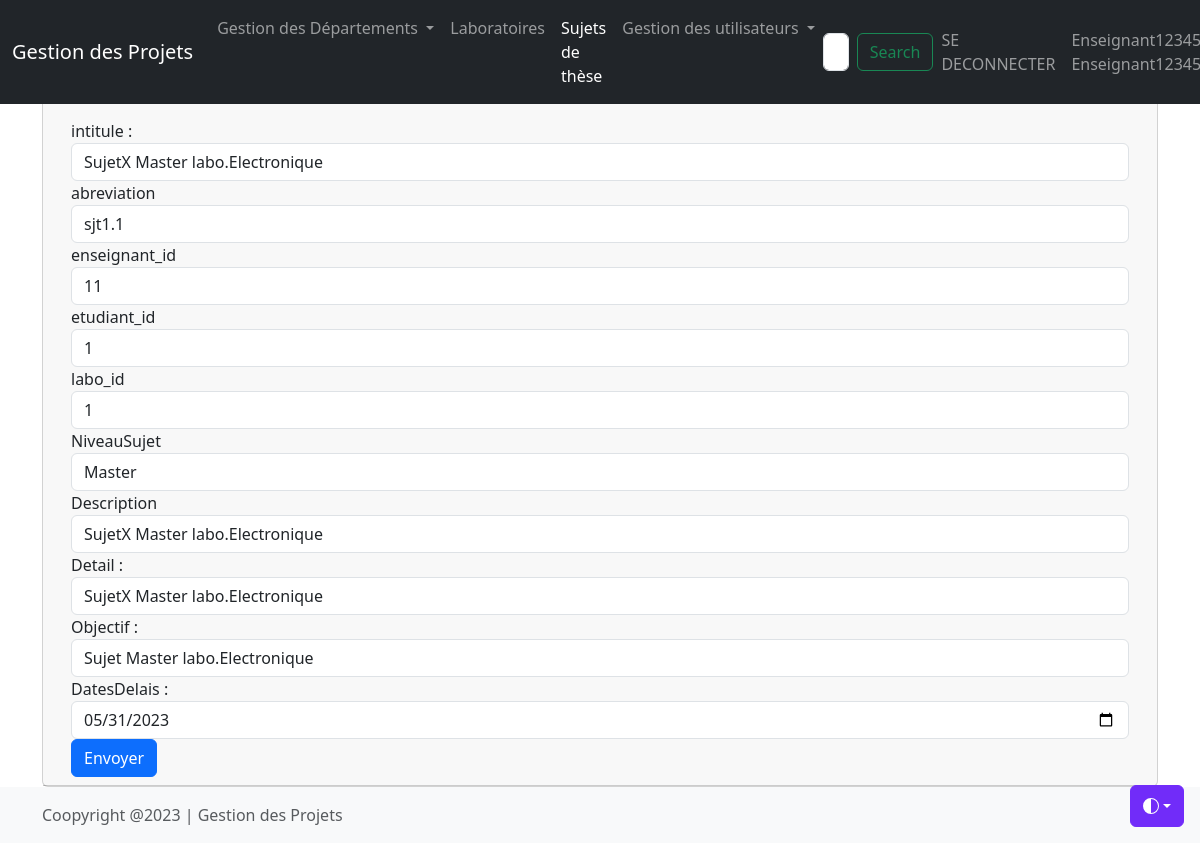
/sujetedit.php?id=1 (signed in), run on the app's committed database.
### tables this page shows
CREATE TABLE IF NOT EXISTS `sujetsprojets` (
  `id` int(20) NOT NULL AUTO_INCREMENT,
  `intitule` varchar(100) DEFAULT NULL,
  `abreviation` varchar(100) DEFAULT NULL,
  `enseignant_id` int(20) DEFAULT NULL,
  `etudiant_id` int(20) DEFAULT NULL,
  `labo_id` int(20) DEFAULT NULL,
  `NiveauSujet` varchar(100) DEFAULT 'Master',
  `Description` varchar(1000) DEFAULT 'Description du sujet',
  `Detail` varchar(1000) DEFAULT 'Detail du sujet',
  `Objectif` varchar(1000) DEFAULT 'Objectif du sujet',
  `DatesDelais` varchar(100) DEFAULT 'Dates',
  PRIMARY KEY (`id`)
);

### sujetedit.php (the view, shortened to what this page needs)
<?php
if(isset($_GET['id']) && !empty($_GET['id'])){
    require_once('connect.php');
    $id = strip_tags($_GET['id']);
    $sql = 'SELECT * FROM `sujetsprojets` WHERE `id` = :id;';
    $query = $db->prepare($sql);
    $query->bindValue(':id', $id, PDO::PARAM_INT);
    $query->execute();
    $sujet = $query->fetch();
}
else
{
    $_SESSION['erreur'] = "URL invalide";
    header('Location: sujetlist.php');
}
include_once("header.php");
include_once("main.php");
                ?>
                <h1>Modifier le sujet <?= $sujet['id'] ?> </h1>
                <p>
                    <a  class="btn btn-primary"href="sujetlist.php">Liste des sujets </a>
                    <a  class="btn btn-info" href="sujetdetail.php?id=<?= $sujet['id'] ?>">Détails
                    </a>
                    <a  class="btn btn-danger" href="sujetdel.php?id=<?= $sujet['id'] ?>">Supprimer
                    </a>
             </p>
                <form method="post">
                    <div class="form-group">
                                <label for="intitule">intitule :</label>
                                <input type="text" name="intitule" id="intitule" value="<?= $sujet['intitule'] ?>"
                                oninput="javascript: if (this.value.length > this.maxLength) this.value = this.value.slice(0, this.maxLength);" maxlength="50"
                                 class="form-control" >
                    </div>
                    <div class="form-group">
                                <label for="abreviation">abreviation</label>
                                <input type="text" name="abreviation" id="abreviation" value="<?= $sujet['abreviation'] ?>"
                                oninput="javascript: if (this.value.length > this.maxLength) this.value = this.value.slice(0, this.maxLength);" maxlength="20"
                                class="form-control" >
                    </div>
                    <div class="form-group">
                                <label for="enseignant_id">enseignant_id</label>
                                <input type="number" name="enseignant_id" id="enseignant_id" value="<?= $sujet['enseignant_id'] ?>" class="form-control">
                    </div>
                    <div class="form-group">
                                <label for="etudiant_id">etudiant_id</label>
                                <input type="number" name="etudiant_id" id="etudiant_id" value="<?= $sujet['etudiant_id'] ?>" class="form-control">
                    </div>
                    <div class="form-group">
                                <label for="labo_id">labo_id</label>
                                <input type="number" name="labo_id" id="labo_id" value="<?= $sujet['labo_id'] ?>" class="form-control">
                    </div>
                    <div class="form-group">
                            <label for="NiveauSujet">NiveauSujet</label>
                             <select  name="NiveauSujet" id="NiveauSujet" class="form-control">
                                <option value="<?= $sujet['NiveauSujet'] ?>" selected> <?= $sujet['NiveauSujet'] ?> </option>
                             </select>
                    </div>
                    <div class="form-group">
                            <label for="Description">Description</label>
                            <input type="text" name="Description" id="Description" value="<?= $sujet['Description'] ?>"  class="form-control">
                    </div>
                    <div class="form-group">
                            <label for="Detail">Detail :</label>
                            <input type="text" name="Detail" id="Detail" value="<?= $sujet['Detail'] ?>"  class="form-control">
                    </div>
                    <div class="form-group">
                            <label for="Objectif">Objectif :</label>
                            <input type="text" name="Objectif" id="Objectif" value="<?= $sujet['Objectif'] ?>"  class="form-control">
                    </div>
                    <div class="form-group">
                            <label for="DatesDelais">DatesDelais :</label>
                            <input type="date" name="DatesDelais" id="DatesDelais" value="<?= $sujet['DatesDelais'] ?>"  class="form-control">
                    </div>
                    <button class="btn btn-primary">Envoyer</button>
                </form>
            </section>
        </div>
    </main>
<?php
include_once("footer.php");
?>

### data on the page
sujetsprojets: intitule "SujetX Master labo.Electronique", abreviation "sjt1.1", enseignant_id "11", etudiant_id "1", labo_id "1", NiveauSujet "Master", Description "SujetX Master labo.Electronique", Detail "SujetX Master labo.Electronique", Objectif "Sujet Master labo.Electronique", DatesDelais "05/31/2023"
